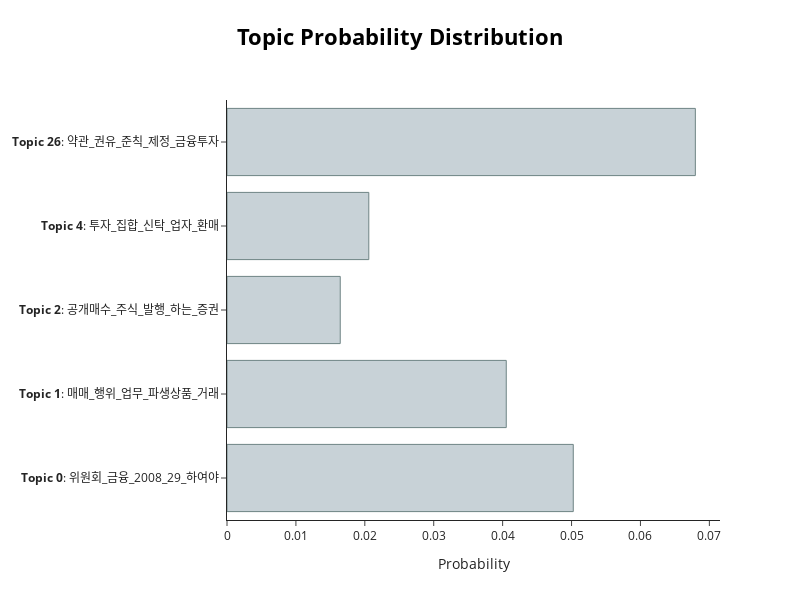

Notebook code for this chart:
### Code cell
model.visualize_distribution(probs[0])

### Figure 1 — Plotly figure (JSON) as saved in the notebook; plotly's stock layout.template omitted (floating-point values rounded to 4 significant figures)
{"data": [{"marker": {"color": "#C8D2D7", "line": {"color": "#6E8484", "width": 1}}, "orientation": "h", "type": "bar", "x": [0.05025, 0.04053, 0.01643, 0.02058, 0.06797], "y": ["<b>Topic 0</b>: 위원회_금융_2008_29_하여야", "<b>Topic 1</b>: 매매_행위_업무_파생상품_거래", "<b>Topic 2</b>: 공개매수_주식_발행_하는_증권", "<b>Topic 4</b>: 투자_집합_신탁_업자_환매", "<b>Topic 26</b>: 약관_권유_준칙_제정_금융투자"]}], "layout": {"height": 600, "hoverlabel": {"bgcolor": "white", "font": {"family": "Rockwell", "size": 16}}, "title": {"font": {"color": "Black", "size": 22}, "text": "<b>Topic Probability Distribution</b>", "x": 0.5, "xanchor": "center", "y": 0.95, "yanchor": "top"}, "width": 800, "xaxis": {"title": {"text": "Probability"}}}}
